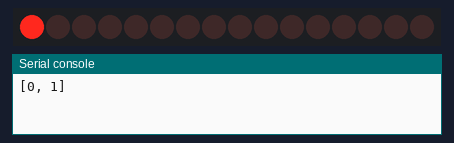
The program below on a simulated Raspberry Pi Pico running MicroPython. On the bench: 16 shift-register outputs drawn as a row of LEDs (first output left, lit = HIGH), the last lines printed to the serial console.

Above: at 0.5 s.
At 2.5 s:
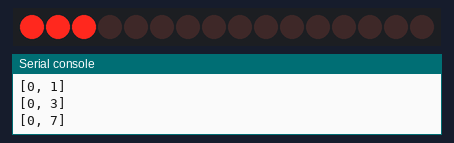
At 4.5 s:
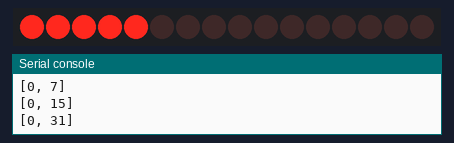
At 8.5 s:
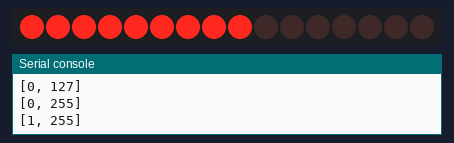
At 12.5 s:
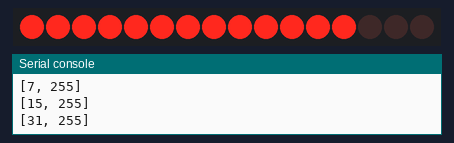
At 17.0 s:
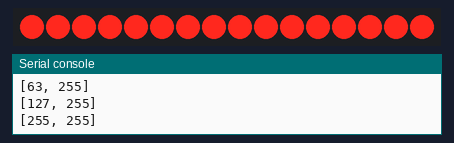
Timing chart, 0 to 24.7 s (numbered marks = the images above):
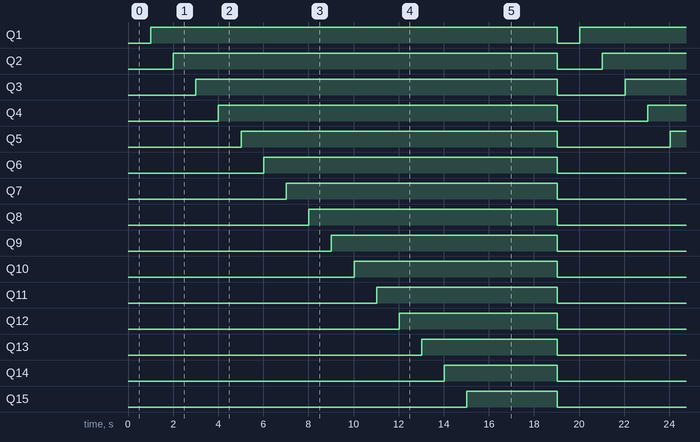

Measured:
- by itself, Q1: alternates HIGH for 18.0 s and LOW for 1.0 s
- by itself, Q2: alternates HIGH for 17.0 s and LOW for 2.0 s
- by itself, Q3: alternates HIGH for 16.0 s and LOW for 3.0 s
- by itself, Q4: alternates HIGH for 15.0 s and LOW for 4.0 s
- by itself, Q5: alternates HIGH for 14.0 s and LOW for 5.0 s
- by itself, Q6: alternates HIGH for 13.0 s and LOW for 6.0 s
- by itself, Q7: alternates HIGH for 12.0 s and LOW for 7.0 s
- by itself, Q8: alternates HIGH for 11.0 s and LOW for 8.0 s

The program:

pico74hc595_3methods.py
```python
from machine import Pin
import random
import time

#define PINs according to cabling to the Pico
dataPIN = 13
latchPIN = 15
clockPIN = 14
resetPIN = 16

#set pins to output PIN objects
dataPIN=Pin(dataPIN, Pin.OUT)
latchPIN=Pin(latchPIN, Pin.OUT)
clockPIN=Pin(clockPIN, Pin.OUT)
resetPIN=Pin(resetPIN, Pin.OUT)

#define shift register update function
def shift_out(data, clock, value):
    for i in range(8):
        bit = (value >> (7 - i)) & 0x01
        data.value(bit)
        pulse(clockPIN)

def pulse(pin):
    pin.value(1)
    time.sleep_us(1)
    pin.value(0)
    time.sleep_us(1)

#main program, calling shift register function


#Method 1 -Very ugly, but it works 2025-02-12

resetPIN.value(1)
x = 0
lastnum = 0
for i in range(1,17):
    #print(i)
    x = x + 1
    if x < 9:
        ov = [(i-1)//8]
        if x == 1:
            ov.append(1)
            lastnum = 2
        else:
            lastnum = 2 * lastnum
            ov.append(lastnum - 1)
    else:
        if x == 9:
            rs = lastnum - 1
            ov = [1,rs]
            lastnum = 2
        else:
            lastnum = 2 * lastnum
            ov = [lastnum -1,rs]

    print(ov)
    for value in ov:
        shift_out(dataPIN, clockPIN, value)

    pulse(latchPIN)
    time.sleep(1.0)

resetPIN.value(0)
pulse(latchPIN)
resetPIN.value(1)
time.sleep(3)

#Method 2 - Wordy, but easily expandible to 3+ registers

for i in range(1,17):
    if i == 1:
        output_values = [0,1]
    if i == 2:
        output_values = [0,3]
    if i == 3:
        output_values = [0,7]
    if i == 4:
        output_values = [0,15]
    if i == 5:
        output_values = [0,31]
    if i == 6:
        output_values = [0,63]
    if i == 7:
        output_values = [0,127]
    if i == 8:
        output_values = [0,255]
    if i == 9:
        output_values = [1,255]
    if i == 10:
        output_values = [3,255]
    if i == 11:
        output_values = [7,255]
    if i == 12:
        output_values = [15,255]
    if i == 13:
        output_values = [31,255]
    if i == 14:
        output_values = [63,255]
    if i == 15:
        output_values = [127,255]
    if i == 16:
        output_values = [255, 255]
    print(output_values)

    for value in output_values:
        shift_out(dataPIN, clockPIN, value)
    pulse(latchPIN)
    time.sleep(1.0)

time.sleep(3)
resetPIN.value(0)
pulse(latchPIN)
resetPIN.value(1)

#Method 3 - Microsoft CoPilot generated code

output_values = [0x00, 0x00]  # Two shift registers, initial values
for i in range(16):  # 16 outputs in total
    if i < 8:
        output_values[1] |= (1 << i) #change this to output_values[0] if you want to count down
    else:
        output_values[0] |= (1 << (i - 8))  ##change this to output_values[1] if you want to count down
    print(output_values)

    for value in output_values:
        shift_out(dataPIN, clockPIN, value)
    pulse(latchPIN)

    time.sleep(1)  # Adjust the delay for your needs

time.sleep(1)  # Wait for a second before resetting

resetPIN.value(0)
pulse(latchPIN)
```
